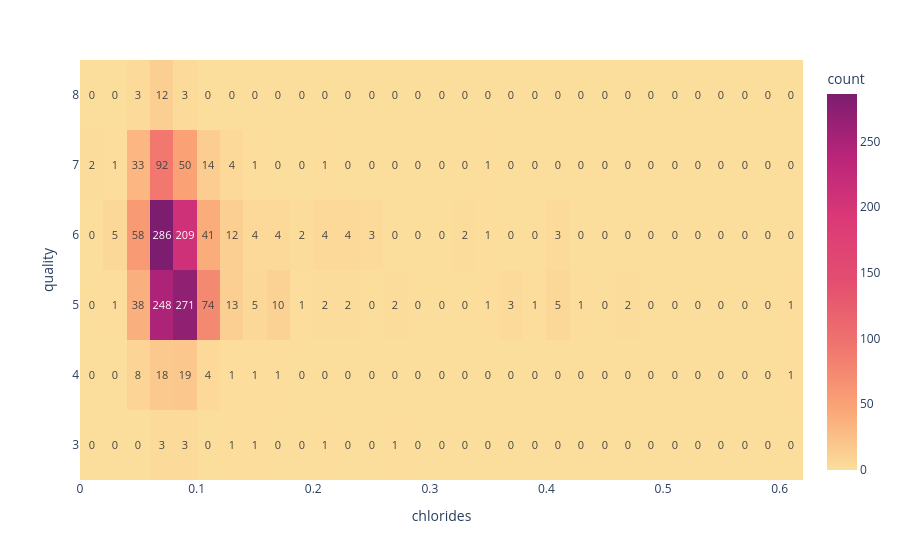

Write notebook code for a chart like this one.
### Code cell
fig = px.density_heatmap(df, x = "chlorides", y = "quality", text_auto = True,
                         color_continuous_scale = "sunsetdark")
fig.show()

### Figure 1 — Plotly figure (JSON) as saved in the notebook; plotly's stock layout.template omitted (floating-point values rounded to 4 significant figures; data arrays with more than 128 entries replaced by an {"elided": "..."} marker saying what was removed)
{"data": [{"coloraxis": "coloraxis", "hovertemplate": "chlorides=%{x}<br>quality=%{y}<br>count=%{z}<extra></extra>", "name": "", "texttemplate": "%{z}", "type": "histogram2d", "x": {"elided": "1599 float values"}, "xaxis": "x", "xbingroup": "x", "y": {"elided": "1599 int values"}, "yaxis": "y", "ybingroup": "y"}], "layout": {"coloraxis": {"colorbar": {"title": {"text": "count"}}, "colorscale": [[0, "rgb(252, 222, 156)"], [0.1667, "rgb(250, 164, 118)"], [0.3333, "rgb(240, 116, 110)"], [0.5, "rgb(227, 79, 111)"], [0.6667, "rgb(220, 57, 119)"], [0.8333, "rgb(185, 37, 122)"], [1, "rgb(124, 29, 111)"]]}, "legend": {"tracegroupgap": 0}, "margin": {"t": 60}, "xaxis": {"anchor": "y", "domain": [0, 1], "title": {"text": "chlorides"}}, "yaxis": {"anchor": "x", "domain": [0, 1], "title": {"text": "quality"}}}}
